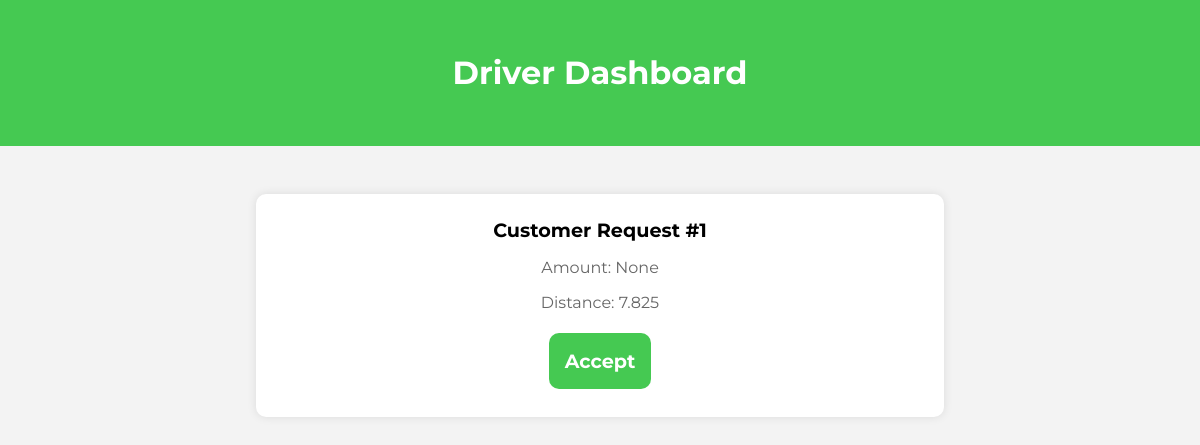
The app's page /dashboard/ (signed in), older data.
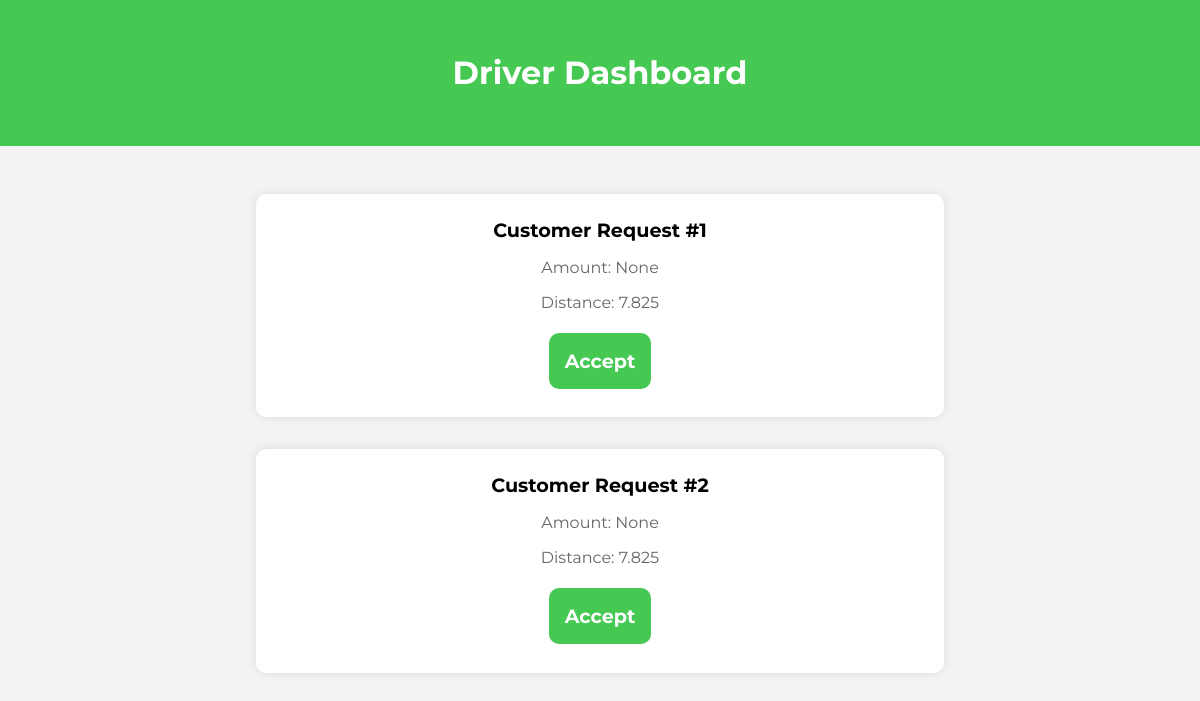
The same page, newer data.
### main/models.py (models this page shows)
class Offers(models.Model):
    is_active = models.BooleanField(default=True)
    distance = models.FloatField()
    fromCoordinatesLat = models.DecimalField(max_digits=9, decimal_places=6)
    fromCoordinatesLong = models.DecimalField(max_digits=9, decimal_places=6)
    request_id = models.CharField(max_length=100, unique=True,null = True)
    final_price = models.CharField(max_length=10,blank=True,null=True)
    is_accepted = models.BooleanField(default=False)
    driver_id = models.CharField(blank=True,null=True,max_length=50)
    user_id = models.CharField(blank=True,null=True,max_length=50)

### main/views.py (the view)
# urls.py: path('dashboard/', views.dashboard_view, name='dashboard'),
@login_required
def dashboard_view(request):
    user = User.objects.get(email=request.user)
    firstname = user.first_name
    id = user.id
    profile = {"first_name": firstname,'user_id':id}
    if user.is_driver:
        print("Hello driver")
        offers = Offers.objects.filter(is_active = True, is_accepted = False)
        profile = [{'price': obj.final_price, 'distance': obj.distance,'lat':obj.fromCoordinatesLat,'lon':obj.fromCoordinatesLong,'requestId':obj.request_id} for obj in offers]
        return render(request, 'registration/driver_dashboard.html', {'profile':{'first_name':firstname,'id':id},'items': profile})
    return render(request, 'registration/dashboard.html', {'profile': profile})

### accountConfig/models.py (called while the page is built)
    def __str__(self):
        return self.email

### main/templates/registration/driver_dashboard.html (shortened to what this page needs)
{% load static %}
<!DOCTYPE html>
<html lang="en">
<head>
    <link rel="stylesheet" href="https://cdnjs.cloudflare.com/ajax/libs/font-awesome/6.4.2/css/all.min.css">
</head>
<body>
    <header>
        <h1>Driver Dashboard</h1>
    </header>
    <div class="dashboard-container">
        {% for item in items %}
    <div class="request-card">
        <h2>Customer Request #{{ forloop.counter }}</h2>
        <p>Amount: {{ item.price }}</p>
        <p>Distance: {{ item.distance }}</p>
        <button class="btn accept-btn" onclick="viewMap({{ item.lat }}, {{ item.lon }},{{ item.request_id }})">Accept</button>
    </div>
{% endfor %}
    </div>
</body>
</html>

Row changes from the older to the newer data that the page shows:
added Offers: distance "7.825"
Text that changed along with them:
new list line: "Customer Request # 2 Amount: None Distance: Accept"
